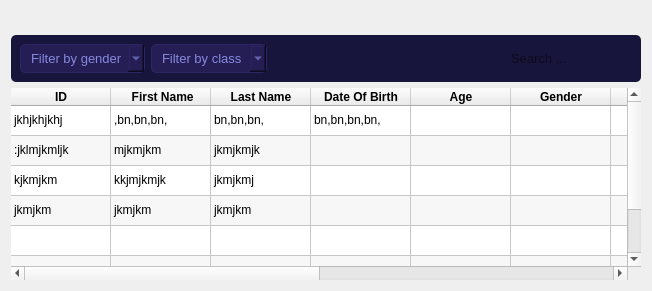
             <widget class="QWidget" name="StudentInfo_2">
              <layout class="QVBoxLayout" name="verticalLayout_16">
               <item>
                <widget class="QWidget" name="top_container" native="true">
                 <property name="maximumSize">
                  <size>
                   <width>16777215</width>
                   <height>150</height>
                  </size>
                 </property>
                 <property name="styleSheet">
                  <string notr="true"/>
                 </property>
                 <layout class="QHBoxLayout" name="horizontalLayout_11">
                  <item>
                   <widget class="QFrame" name="frame_3">
                    <property name="frameShape">
                     <enum>QFrame::Shape::StyledPanel</enum>
                    </property>
                    <property name="frameShadow">
                     <enum>QFrame::Shadow::Raised</enum>
                    </property>
                    <widget class="QLabel" name="label_9">
                     <property name="geometry">
                      <rect>
                       <x>10</x>
                       <y>0</y>
                       <width>191</width>
                       <height>19</height>
                      </rect>
                     </property>
                     <property name="font">
                      <font>
                       <pointsize>14</pointsize>
                       <bold>true</bold>
                      </font>
                     </property>
                     <property name="text">
                      <string>Student Information</string>
                     </property>
                    </widget>
                    <widget class="QLabel" name="label_10">
                     <property name="geometry">
                      <rect>
                       <x>10</x>
                       <y>20</y>
                       <width>211</width>
                       <height>16</height>
                      </rect>
                     </property>
                     <property name="text">
                      <string>Welcome to Student Information Page</string>
                     </property>
                    </widget>
                    <widget class="QToolButton" name="add_student_btn">
                     <property name="geometry">
                      <rect>
                       <x>10</x>
                       <y>50</y>
                       <width>141</width>
                       <height>81</height>
                      </rect>
                     </property>
                     <property name="font">
                      <font>
                       <bold>false</bold>
                      </font>
                     </property>
                     <property name="styleSheet">
                      <string notr="true">QToolButton {
	background-color: qlineargradient(spread:pad, x1:0.138889, y1:0.136, x2:1, y2:1, stop:0 rgba(42, 213, 65, 255), stop:1 rgba(0, 158, 88, 255));
	color: rgb(255, 255, 255);
	border-radius:5px;
	padding:10px 0 10px 0;
}
QToolButton::hover{
	background-color: rgb(2, 105, 31);
}
QToolButton::pressed{
	background-color: rgb(65, 57, 156);
}</string>
                     </property>
                     <property name="text">
                      <string> Add New Student</string>
                     </property>
                     <property name="icon">
                      <iconset theme="contact-new"/>
                     </property>
                     <property name="iconSize">
                      <size>
                       <width>28</width>
                       <height>28</height>
                      </size>
                     </property>
                     <property name="toolButtonStyle">
                      <enum>Qt::ToolButtonStyle::ToolButtonTextUnderIcon</enum>
                     </property>
                     <property name="autoRaise">
                      <bool>false</bool>
                     </property>
                    </widget>
                    <widget class="QToolButton" name="to_excel_btn">
                     <property name="geometry">
                      <rect>
                       <x>160</x>
                       <y>50</y>
                       <width>101</width>
                       <height>81</height>
                      </rect>
                     </property>
                     <property name="styleSheet">
                      <string notr="true">QToolButton {
	background-color:rgb(13, 146, 244);
	border-radius:5px;
	padding:10px 0 10px 0;
}
QToolButton::hover{
	background-color: rgb(3, 92, 158);
}
QToolButton::pressed{
	background-color: rgb(65, 57, 156);
}</string>
                     </property>
                     <property name="text">
                      <string> Export To Excel</string>
                     </property>
                     <property name="icon">
                      <iconset resource="../ico.qrc">
                       <normaloff>:/png/icons/_excel-file.png</normaloff>:/png/icons/_excel-file.png</iconset>
                     </property>
                     <property name="iconSize">
                      <size>
                       <width>28</width>
                       <height>28</height>
                      </size>
                     </property>
                     <property name="toolButtonStyle">
                      <enum>Qt::ToolButtonStyle::ToolButtonTextUnderIcon</enum>
                     </property>
                     <property name="autoRaise">
                      <bool>false</bool>
                     </property>
                    </widget>
                    <widget class="QToolButton" name="to_pdf_btn">
                     <property name="geometry">
                      <rect>
                       <x>270</x>
                       <y>50</y>
                       <width>101</width>
                       <height>81</height>
                      </rect>
                     </property>
                     <property name="styleSheet">
                      <string notr="true">QToolButton {
	background-color: rgb(196, 12, 12);
	border-radius:5px;
	padding:10px 0 10px 0;
}
QToolButton::hover{
	background-color: rgb(186, 34, 34);
}
QToolButton::pressed{
	background-color: rgb(65, 57, 156);
}</string>
                     </property>
                     <property name="text">
                      <string> Export To PDF</string>
                     </property>
                     <property name="icon">
                      <iconset resource="../ico.qrc">
                       <normaloff>:/png/icons/_pdf.png</normaloff>:/png/icons/_pdf.png</iconset>
                     </property>
                     <property name="iconSize">
                      <size>
                       <width>28</width>
                       <height>28</height>
                      </size>
                     </property>
                     <property name="toolButtonStyle">
                      <enum>Qt::ToolButtonStyle::ToolButtonTextUnderIcon</enum>
                     </property>
                     <property name="autoRaise">
                      <bool>false</bool>
                     </property>
                    </widget>
                   </widget>
                  </item>
                  <item>
                   <widget class="QFrame" name="frame_4">
                    <property name="maximumSize">
                     <size>
                      <width>252</width>
                      <height>16777215</height>
                     </size>
                    </property>
                    <property name="frameShape">
                     <enum>QFrame::Shape::StyledPanel</enum>
                    </property>
                    <property name="frameShadow">
                     <enum>QFrame::Shadow::Raised</enum>
                    </property>
                    <widget class="QWidget" name="card_id" native="true">
                     <property name="geometry">
                      <rect>
                       <x>0</x>
                       <y>0</y>
                       <width>251</width>
                       <height>131</height>
                      </rect>
                     </property>
                     <property name="styleSheet">
                      <string notr="true">#card_id{
	background-color: rgb(29, 26, 74);
	border-radius:15px;
	image: url(:/png/icons/_edit-info.png);
	image-position:left;
}
QLabel{
	text-transform: uppercase;
}</string>
                     </property>
                     <widget class="QLabel" name="id_label">
                      <property name="geometry">
                       <rect>
                        <x>180</x>
                        <y>10</y>
                        <width>63</width>
                        <height>72</height>
                       </rect>
                      </property>
                      <property name="font">
                       <font>
                        <family>Segoe MDL2 Assets</family>
                       </font>
                      </property>
                      <property name="styleSheet">
                       <string notr="true">#id_label{
	border:1px solid rgb(48, 76, 143);
	border-radius:5px;
	background-color: rgb(36, 33, 93);
}</string>
                      </property>
                      <property name="text">
                       <string/>
                      </property>
                      <property name="pixmap">
                       <pixmap resource="../ico.qrc">:/png/icons/anyrgb.com.png</pixmap>
                      </property>
                      <property name="scaledContents">
                       <bool>true</bool>
                      </property>
                      <property name="alignment">
                       <set>Qt::AlignmentFlag::AlignCenter</set>
                      </property>
                     </widget>
                     <widget class="QLabel" name="first_name_label">
                      <property name="geometry">
                       <rect>
                        <x>60</x>
                        <y>14</y>
                        <width>111</width>
                        <height>21</height>
                       </rect>
                      </property>
                      <property name="font">
                       <font>
                        <pointsize>9</pointsize>
                        <bold>true</bold>
                       </font>
                      </property>
                      <property name="styleSheet">
                       <string notr="true">text-transform: uppercase;</string>
                      </property>
                      <property name="text">
                       <string/>
                      </property>
                      <property name="pixmap">
                       <pixmap resource="../ico.qrc">:/png/icons/line.png</pixmap>
                      </property>
                     </widget>
                     <widget class="QLabel" name="last_name_label">
                      <property name="geometry">
                       <rect>
                        <x>82</x>
                        <y>43</y>
                        <width>91</width>
                        <height>16</height>
                       </rect>
                      </property>
                      <property name="font">
                       <font>
                        <pointsize>9</pointsize>
                        <bold>true</bold>
                       </font>
                      </property>
                      <property name="text">
                       <string/>
                      </property>
                      <property name="pixmap">
                       <pixmap resource="../ico.qrc">:/png/icons/line.png</pixmap>
                      </property>
                     </widget>
                     <widget class="QLabel" name="age_label">
                      <property name="geometry">
                       <rect>
                        <x>50</x>
                        <y>66</y>
                        <width>31</width>
                        <height>21</height>
                       </rect>
                      </property>
                      <property name="font">
                       <font>
                        <pointsize>14</pointsize>
                        <bold>true</bold>
                       </font>
                      </property>
                      <property name="text">
                       <string/>
                      </property>
                      <property name="pixmap">
                       <pixmap resource="../ico.qrc">:/png/icons/line.png</pixmap>
                      </property>
                     </widget>
                     <widget class="QFrame" name="frame">
                      <property name="geometry">
                       <rect>
                        <x>0</x>
                        <y>90</y>
                        <width>250</width>
                        <height>31</height>
                       </rect>
                      </property>
                      <property name="styleSheet">
                       <string notr="true">background-color: rgb(20, 18, 52);</string>
                      </property>
                      <property name="frameShape">
                       <enum>QFrame::Shape::StyledPanel</enum>
                      </property>
                      <property name="frameShadow">
                       <enum>QFrame::Shadow::Raised</enum>
                      </property>
                      <widget class="QLabel" name="label_33">
                       <property name="geometry">
                        <rect>
                         <x>194</x>
                         <y>0</y>
                         <width>49</width>
                         <height>31</height>
                        </rect>
                       </property>
                       <property name="text">
                        <string/>
                       </property>
                       <property name="pixmap">
                        <pixmap resource="../ico.qrc">:/png/icons/product-code.png</pixmap>
                       </property>
                       <property name="scaledContents">
                        <bool>true</bool>
                       </property>
                      </widget>
                     </widget>
                     <widget class="QLabel" name="year_label">
                      <property name="geometry">
                       <rect>
                        <x>10</x>
                        <y>65</y>
                        <width>41</width>
                        <height>16</height>
                       </rect>
                      </property>
                      <property name="font">
                       <font>
                        <pointsize>10</pointsize>
                        <bold>true</bold>
                       </font>
                      </property>
                      <property name="styleSheet">
                       <string notr="true">color: rgb(66, 61, 170);</string>
                      </property>
                      <property name="text">
                       <string>age :</string>
                      </property>
                     </widget>
                     <widget class="QLabel" name="year_label_2">
                      <property name="geometry">
                       <rect>
                        <x>10</x>
                        <y>40</y>
                        <width>71</width>
                        <height>16</height>
                       </rect>
                      </property>
                      <property name="font">
                       <font>
                        <pointsize>10</pointsize>
                        <bold>true</bold>
                       </font>
                      </property>
                      <property name="styleSheet">
                       <string notr="true">color: rgb(66, 61, 170);</string>
                      </property>
                      <property name="text">
                       <string>surname :</string>
                      </property>
                     </widget>
                     <widget class="QLabel" name="year_label_3">
                      <property name="geometry">
                       <rect>
                        <x>10</x>
                        <y>14</y>
                        <width>51</width>
                        <height>16</height>
                       </rect>
                      </property>
                      <property name="font">
                       <font>
                        <pointsize>10</pointsize>
                        <bold>true</bold>
                       </font>
                      </property>
                      <property name="styleSheet">
                       <string notr="true">color: rgb(66, 61, 170);</string>
                      </property>
                      <property name="text">
                       <string>name :</string>
                      </property>
                     </widget>
                    </widget>
                   </widget>
                  </item>
                 </layout>
                </widget>
               </item>
               <item>
                <widget class="QFrame" name="frame_2">
                 <property name="maximumSize">
                  <size>
                   <width>16777215</width>
                   <height>50</height>
                  </size>
                 </property>
                 <property name="styleSheet">
                  <string notr="true">background-color: rgb(23, 21, 59);
border-radius:5px;</string>
                 </property>
                 <property name="frameShape">
                  <enum>QFrame::Shape::StyledPanel</enum>
                 </property>
                 <property name="frameShadow">
                  <enum>QFrame::Shadow::Raised</enum>
                 </property>
                 <layout class="QHBoxLayout" name="horizontalLayout_10">
                  <item>
                   <widget class="QComboBox" name="filter_gender_comboBox">
                    <property name="sizePolicy">
                     <sizepolicy hsizetype="Expanding" vsizetype="Fixed">
                      <horstretch>0</horstretch>
                      <verstretch>0</verstretch>
                     </sizepolicy>
                    </property>
                    <property name="maximumSize">
                     <size>
                      <width>170</width>
                      <height>16777215</height>
                     </size>
                    </property>
                    <property name="font">
                     <font>
                      <pointsize>10</pointsize>
                     </font>
                    </property>
                    <property name="styleSheet">
                     <string notr="true">QComboBox{
	background-color: rgb(37, 30, 84);
	color: rgb(134, 136, 223);
	border: 1px solid rgb(44, 38, 100);
	border-radius: 5px;
	padding: 5px;
	padding-left: 10px;
}
QComboBox:hover{
	border: 1px solid rgb(52, 84, 153);
}
QComboBox::drop-down {
	subcontrol-origin: padding;
	subcontrol-position: top right;
	width: 35px; 
	border-left-width: 3px;
	border-left-color: rgb(38, 33, 91);
	border-left-style: solid;
	border-top-right-radius: 3px;
	border-bottom-right-radius: 3px;	
	background-image: url(:/png/icons/arrow-down.png);
	background-position: center;
	background-repeat: no-reperat;
 }
QComboBox QAbstractItemView {
	color: rgb(134, 136, 223);	
	background-color: rgb(37, 30, 84);
	padding: 10px;
	selection-background-color: rgb(23, 21, 59); 
margin-top:3px;
border-radius: 5px;
}
QComboBox::down-arrow { 	
	image: url(:/png/icons/arrow-down.png);
	width:25px;
	height:25px;
}</string>
                    </property>
                    <item>
                     <property name="text">
                      <string>Filter by gender</string>
                     </property>
                     <property name="icon">
                      <iconset resource="../ico.qrc">
                       <normaloff>:/png/icons/setting.png</normaloff>:/png/icons/setting.png</iconset>
                     </property>
                    </item>
                    <item>
                     <property name="text">
                      <string>Male</string>
                     </property>
                    </item>
                    <item>
                     <property name="text">
                      <string>Female</string>
                     </property>
                    </item>
                   </widget>
                  </item>
                  <item>
                   <widget class="QComboBox" name="filter_class_comboBox">
                    <property name="sizePolicy">
                     <sizepolicy hsizetype="Expanding" vsizetype="Fixed">
                      <horstretch>0</horstretch>
                      <verstretch>0</verstretch>
                     </sizepolicy>
                    </property>
                    <property name="maximumSize">
                     <size>
                      <width>170</width>
                      <height>16777215</height>
                     </size>
                    </property>
                    <property name="font">
                     <font>
                      <pointsize>10</pointsize>
                     </font>
                    </property>
                    <property name="styleSheet">
                     <string notr="true">QComboBox{
	background-color: rgb(37, 30, 84);
	color: rgb(134, 136, 223);
	border: 1px solid rgb(44, 38, 100);
	border-radius: 5px;
	padding: 5px;
	padding-left: 10px;
}
QComboBox:hover{
	border: 1px solid rgb(52, 84, 153);
}
QComboBox::drop-down {
	subcontrol-origin: padding;
	subcontrol-position: top right;
	width: 35px; 
	border-left-width: 3px;
	border-left-color: rgb(38, 33, 91);
	border-left-style: solid;
	border-top-right-radius: 3px;
	border-bottom-right-radius: 3px;	
	background-image: url(:/png/icons/arrow-down.png);
	background-position: center;
	background-repeat: no-reperat;
 }
QComboBox QAbstractItemView {
	color: rgb(134, 136, 223);	
	background-color: rgb(37, 30, 84);
	padding: 10px;
	selection-background-color: rgb(23, 21, 59); 
margin-top:3px;
border-radius: 5px;
}
QComboBox::down-arrow { 	
	image: url(:/png/icons/arrow-down.png);
	width:25px;
	height:25px;
}</string>
                    </property>
                    <item>
                     <property name="text">
                      <string>Filter by class</string>
                     </property>
                     <property name="icon">
                      <iconset resource="../ico.qrc">
                       <normaloff>:/png/icons/setting.png</normaloff>:/png/icons/setting.png</iconset>
                     </property>
                    </item>
                    <item>
                     <property name="text">
                      <string>Grade 01</string>
                     </property>
                    </item>
                    <item>
                     <property name="text">
                      <string>Grade 02</string>
                     </property>
                    </item>
                    <item>
                     <property name="text">
                      <string>Grade 03</string>
                     </property>
                    </item>
                    <item>
                     <property name="text">
                      <string>Grade 04</string>
                     </property>
                    </item>
                   </widget>
                  </item>
                  <item>
                   <spacer name="horizontalSpacer_3">
                    <property name="orientation">
                     <enum>Qt::Orientation::Horizontal</enum>
                    </property>
                    <property name="sizeHint" stdset="0">
                     <size>
                      <width>236</width>
                      <height>20</height>
                     </size>
                    </property>
                   </spacer>
                  </item>
                  <item>
                   <widget class="QLineEdit" name="searchBox">
                    <property name="sizePolicy">
                     <sizepolicy hsizetype="Expanding" vsizetype="Preferred">
                      <horstretch>0</horstretch>
                      <verstretch>0</verstretch>
                     </sizepolicy>
                    </property>
                    <property name="maximumSize">
                     <size>
                      <width>200</width>
                      <height>16777215</height>
                     </size>
                    </property>
                    <property name="font">
                     <font>
                      <pointsize>10</pointsize>
                     </font>
                    </property>
                    <property name="styleSheet">
                     <string notr="true"/>
                    </property>
                    <property name="placeholderText">
                     <string>Search ...</string>
                    </property>
                   </widget>
                  </item>
                 </layout>
                </widget>
               </item>
               <item>
                <widget class="QTableWidget" name="students_table">
                 <property name="sizePolicy">
                  <sizepolicy hsizetype="Preferred" vsizetype="Preferred">
                   <horstretch>0</horstretch>
                   <verstretch>0</verstretch>
                  </sizepolicy>
                 </property>
                 <property name="styleSheet">
                  <string notr="true"/>
                 </property>
                 <property name="frameShape">
                  <enum>QFrame::Shape::NoFrame</enum>
                 </property>
                 <property name="horizontalScrollBarPolicy">
                  <enum>Qt::ScrollBarPolicy::ScrollBarAsNeeded</enum>
                 </property>
                 <property name="editTriggers">
                  <set>QAbstractItemView::EditTrigger::NoEditTriggers</set>
                 </property>
                 <property name="tabKeyNavigation">
                  <bool>true</bool>
                 </property>
                 <property name="showDropIndicator" stdset="0">
                  <bool>true</bool>
                 </property>
                 <property name="alternatingRowColors">
                  <bool>true</bool>
                 </property>
                 <property name="selectionMode">
                  <enum>QAbstractItemView::SelectionMode::SingleSelection</enum>
                 </property>
                 <property name="selectionBehavior">
                  <enum>QAbstractItemView::SelectionBehavior::SelectRows</enum>
                 </property>
                 <property name="cornerButtonEnabled">
                  <bool>false</bool>
                 </property>
                 <attribute name="horizontalHeaderVisible">
                  <bool>true</bool>
                 </attribute>
                 <attribute name="horizontalHeaderCascadingSectionResizes">
                  <bool>false</bool>
                 </attribute>
                 <attribute name="horizontalHeaderHighlightSections">
                  <bool>true</bool>
                 </attribute>
                 <attribute name="horizontalHeaderShowSortIndicator" stdset="0">
                  <bool>false</bool>
                 </attribute>
                 <attribute name="horizontalHeaderStretchLastSection">
                  <bool>false</bool>
                 </attribute>
                 <attribute name="verticalHeaderVisible">
                  <bool>false</bool>
                 </attribute>
                 <row>
                  <property name="text">
                   <string>New Row</string>
                  </property>
                 </row>
                 <row>
                  <property name="text">
                   <string>New Row</string>
                  </property>
                 </row>
                 <row>
                  <property name="text">
                   <string>New Row</string>
                  </property>
                 </row>
                 <row>
                  <property name="text">
                   <string>New Row</string>
                  </property>
                 </row>
                 <row>
                  <property name="text">
                   <string>New Row</string>
                  </property>
                 </row>
                 <row>
                  <property name="text">
                   <string>New Row</string>
                  </property>
                 </row>
                 <row>
                  <property name="text">
                   <string>New Row</string>
                  </property>
                 </row>
                 <column>
                  <property name="text">
                   <string>ID</string>
                  </property>
                  <property name="font">
                   <font>
                    <bold>true</bold>
                   </font>
                  </property>
                 </column>
                 <column>
                  <property name="text">
                   <string> First Name</string>
                  </property>
                  <property name="font">
                   <font>
                    <bold>true</bold>
                   </font>
                  </property>
                 </column>
                 <column>
                  <property name="text">
                   <string>Last Name</string>
                  </property>
                  <property name="font">
                   <font>
                    <bold>true</bold>
                   </font>
                  </property>
                 </column>
                 <column>
                  <property name="text">
                   <string>Date Of Birth</string>
                  </property>
                  <property name="font">
                   <font>
                    <bold>true</bold>
                   </font>
                  </property>
                 </column>
                 <column>
                  <property name="text">
                   <string>Age</string>
                  </property>
                  <property name="font">
                   <font>
                    <bold>true</bold>
                   </font>
                  </property>
                 </column>
                 <column>
                  <property name="text">
                   <string>Gender</string>
                  </property>
                  <property name="font">
                   <font>
                    <bold>true</bold>
                   </font>
                  </property>
                 </column>
                 <column>
                  <property name="text">
                   <string>Class</string>
                  </property>
                  <property name="font">
                   <font>
                    <bold>true</bold>
                   </font>
                  </property>
                 </column>
                 <column>
                  <property name="text">
                   <string>Phone N°</string>
                  </property>
                  <property name="font">
                   <font>
                    <bold>true</bold>
                   </font>
                  </property>
                 </column>
                 <column>
                  <property name="text">
                   <string>Email</string>
                  </property>
                  <property name="font">
                   <font>
                    <bold>true</bold>
                   </font>
                  </property>
                 </column>
                 <column>
                  <property name="text">
                   <string>Address</string>
                  </property>
                  <property name="font">
                   <font>
                    <bold>true</bold>
                   </font>
                  </property>
                 </column>
                 <column>
                  <property name="text">
                   <string>City</string>
                  </property>
                  <property name="font">
                   <font>
                    <bold>true</bold>
                   </font>
                  </property>
                 </column>
                 <column>
                  <property name="text">
                   <string>Action</string>
                  </property>
                  <property name="font">
                   <font>
                    <bold>true</bold>
                   </font>
                  </property>
                 </column>
                 <item row="0" column="0">
                  <property name="text">
                   <string>jkhjkhjkhj</string>
                  </property>
                 </item>
                 <item row="0" column="1">
                  <property name="text">
                   <string>,bn,bn,bn,</string>
                  </property>
                 </item>
                 <item row="0" column="2">
                  <property name="text">
                   <string>bn,bn,bn,</string>
                  </property>
                 </item>
                 <item row="0" column="3">
                  <property name="text">
                   <string>bn,bn,bn,bn,</string>
                  </property>
                 </item>
                 <item row="1" column="0">
                  <property name="text">
                   <string>:jklmjkmljk</string>
                  </property>
                 </item>
                 <item row="1" column="1">
                  <property name="text">
                   <string>mjkmjkm</string>
                  </property>
                 </item>
                 <item row="1" column="2">
                  <property name="text">
                   <string>jkmjkmjk</string>
                  </property>
                 </item>
                 <item row="2" column="0">
                  <property name="text">
                   <string>kjkmjkm</string>
                  </property>
                 </item>
                 <item row="2" column="1">
                  <property name="text">
                   <string>kkjmjkmjk</string>
                  </property>
                 </item>
                 <item row="2" column="2">
                  <property name="text">
                   <string>jkmjkmj</string>
                  </property>
                 </item>
                 <item row="3" column="0">
                  <property name="text">
                   <string>jkmjkm</string>
                  </property>
                 </item>
                 <item row="3" column="1">
                  <property name="text">
                   <string>jkmjkm</string>
                  </property>
                 </item>
                 <item row="3" column="2">
                  <property name="text">
                   <string>jkmjkm</string>
                  </property>
                 </item>
                </widget>
               </item>
              </layout>
             </widget>
